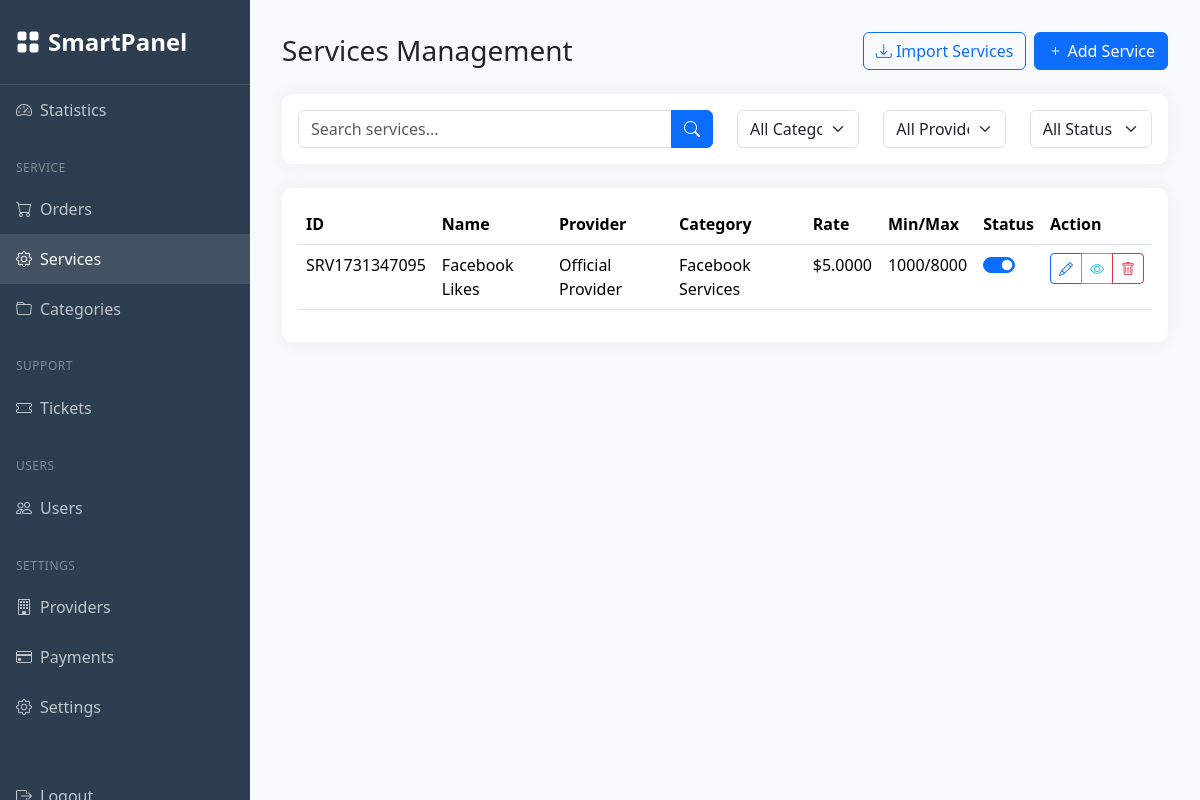
/managerdashboard/services/ (signed in), run on the app's committed database.
### managerdashboard/models.py (models this page shows, shortened)
class Service(models.Model):
    STATUS_CHOICES = [
        ('active', 'Active'),
        ('inactive', 'Inactive')
    ]
    service_id = models.CharField(max_length=50)
    name = models.CharField(max_length=255)
    provider = models.ForeignKey(Provider, on_delete=models.CASCADE, related_name='services', null=True)
    category = models.ForeignKey(ServiceCategory, on_delete=models.PROTECT, related_name='services')
    rate = models.DecimalField(max_digits=10, decimal_places=4)
    min_order = models.IntegerField()
    max_order = models.IntegerField()
    description = models.TextField(blank=True, null=True)
    status = models.CharField(max_length=20, choices=STATUS_CHOICES, default='active')
    is_drip_feed = models.BooleanField(default=False)
    drip_feed_rules = models.JSONField(null=True, blank=True)
    created_at = models.DateTimeField(auto_now_add=True)
    updated_at = models.DateTimeField(auto_now=True)
    class Meta:
        ordering = ['category', 'name']

class Provider(models.Model):
    name = models.CharField(max_length=200)
    api_url = models.URLField()
    api_key = models.CharField(max_length=255)
    description = models.TextField(blank=True, null=True)
    balance = models.DecimalField(max_digits=10, decimal_places=2, default=Decimal('0.00'))
    is_active = models.BooleanField(default=True)
    created_at = models.DateTimeField(auto_now_add=True)
    updated_at = models.DateTimeField(auto_now=True)
    last_sync = models.DateTimeField(null=True, blank=True)
    class Meta:
        ordering = ['name']

class ServiceCategory(models.Model):
    name = models.CharField(max_length=100, unique=True)
    description = models.TextField(blank=True, null=True)
    is_active = models.BooleanField(default=True)
    class Meta:
        ordering = ['name']
        verbose_name_plural = 'Service Categories'

### managerdashboard/views.py (the view)
# urls.py: path('services/', views.services, name='services'),
@permission_required('authentication.is_manager', login_url='manager_login')
def services(request):
    search_query = request.GET.get('search', '')
    category_filter = request.GET.get('category', '')
    provider_filter = request.GET.get('provider', '')
    status_filter = request.GET.get('status', '')
    services = Service.objects.select_related('provider', 'category')
    if search_query:
        services = services.filter(
            Q(name__icontains=search_query) |
            Q(service_id__icontains=search_query) |
            Q(provider__name__icontains=search_query)
        )
    if category_filter:
        services = services.filter(category__name=category_filter)
    if provider_filter:
        services = services.filter(provider_id=provider_filter)
    if status_filter:
        services = services.filter(status=status_filter)
    categories = ServiceCategory.objects.filter(is_active=True)
    providers = Provider.objects.filter(is_active=True)
    paginator = Paginator(services, 25)  # Show 25 services per page
    page_number = request.GET.get('page')
    services_page = paginator.get_page(page_number)
    context = {
        'active_tab': 'services',
        'services': services_page,
        'categories': categories,
        'providers': providers,
        'search_query': search_query,
        'category_filter': category_filter,
        'provider_filter': provider_filter,
        'status_filter': status_filter
    }
    return render(request, 'managerdashboard/services.html', context)

### templates/managerdashboard/services.html (shortened to what this page needs)
{% extends 'managerdashboard/base_dashboard.html' %}
{% load static %}
{% block dashboard_content %}
<div class="container-fluid p-0">
    <div class="d-flex justify-content-between align-items-center mb-4">
        <h1 class="h3 mb-0">Services Management</h1>
        <div class="d-flex gap-2">
            <button class="btn btn-outline-primary" data-bs-toggle="modal" data-bs-target="#importServicesModal">
                <i class="bi bi-download"></i> Import Services
            </button>
            <button class="btn btn-primary" data-bs-toggle="modal" data-bs-target="#addServiceModal">
                <i class="bi bi-plus"></i> Add Service
            </button>
        </div>
    </div>
    <div class="card mb-4">
        <div class="card-body">
            <div class="row">
                <div class="col-md-6">
                    <div class="input-group">
                        <input type="text" class="form-control" id="serviceSearch"
                               placeholder="Search services...">
                        <button class="btn btn-primary">
                            <i class="bi bi-search"></i>
                        </button>
                    </div>
                </div>
                <div class="col-md-2">
                    <select class="form-select" id="categoryFilter">
                        <option value="">All Categories</option>
                    </select>
                </div>
                <div class="col-md-2">
                    <select class="form-select" id="providerFilter">
                        <option value="">All Providers</option>
                    </select>
                </div>
                <div class="col-md-2">
                    <select class="form-select" id="statusFilter">
                        <option value="">All Status</option>
                    </select>
                </div>
            </div>
        </div>
    </div>
    <div class="card">
        <div class="card-body">
            <div class="table-responsive">
                <table class="table table-hover">
                    <thead>
                        <tr>
                            <th>ID</th>
                            <th>Name</th>
                            <th>Provider</th>
                            <th>Category</th>
                            <th>Rate</th>
                            <th>Min/Max</th>
                            <th>Status</th>
                            <th>Action</th>
                        </tr>
                    </thead>
                    <tbody>
                        {% for service in services %}
                        <tr data-service-id="{{ service.id }}">
                            <td>{{ service.service_id }}</td>
                            <td>{{ service.name }}</td>
                            <td data-provider-id="{{ service.provider.id }}">{{ service.provider.name }}</td>
                            <td data-category="{{ service.category.name|lower }}">{{ service.category.name }}</td>
                            <td>${{ service.rate }}</td>
                            <td>{{ service.min_order }}/{{ service.max_order }}</td>
                            <td>
                                <div class="form-check form-switch">
                                    <input class="form-check-input" type="checkbox"
                                           {% if service.status == 'active' %}checked{% endif %}
                                           onchange="toggleServiceStatus({{ service.id }})"
                                           data-status="{{ service.status }}">
                                </div>
                            </td>
                            <td>
                                <div class="btn-group">
                                    <button class="btn btn-sm btn-outline-primary" onclick="editService({{ service.id }})">
                                        <i class="bi bi-pencil"></i>
                                    </button>
                                    <button class="btn btn-sm btn-outline-info" onclick="viewService({{ service.id }})">
                                        <i class="bi bi-eye"></i>
                                    </button>
                                    <button class="btn btn-sm btn-outline-danger" onclick="deleteService({{ service.id }})">
                                        <i class="bi bi-trash"></i>
                                    </button>
                                </div>
                            </td>
                        </tr>
                        {% endfor %}
                    </tbody>
                </table>
            </div>
        </div>
    </div>
</div>
{% endblock %}

### static/css/style.css (style rules this page uses)
.table-responsive { overflow: visible !important; }
.table td { position: relative !important; }
.card { overflow: visible !important; }

### templates/managerdashboard/base_dashboard.html (style rules this page uses)
:root { --sidebar-width: 250px; }
body { background-color: #f8f9fa; }
.card { border: none; box-shadow: 0 0 20px rgba(0,0,0,0.05); border-radius: 10px; }

### data on the page
Service: service_id "SRV1731347095", name "Facebook Likes", provider.name "Official Provider", category.name "Facebook Services", rate "5.0000", min_order "1000", max_order "8000", status "☑"
